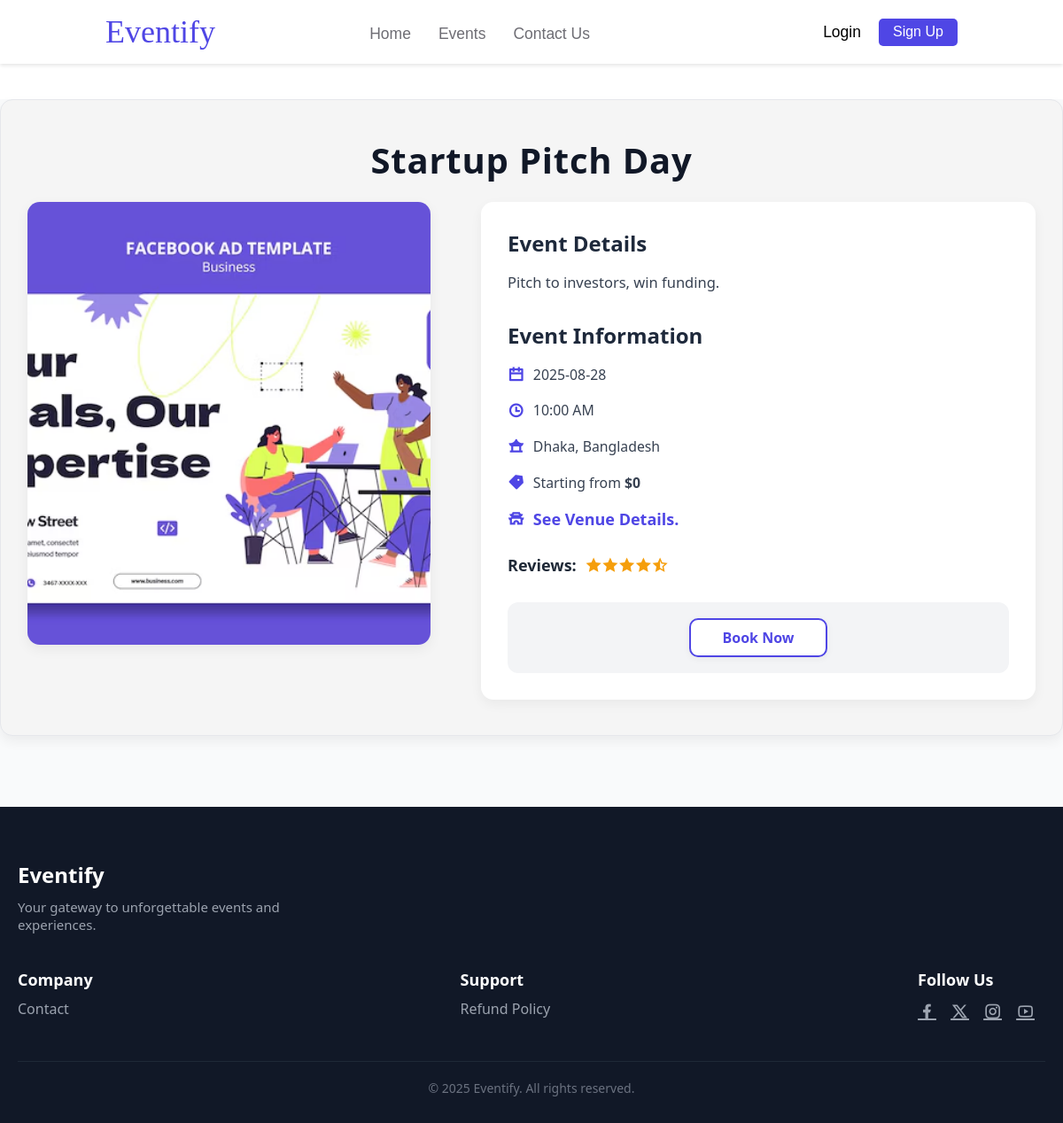
Page /View/EventDetails.php?id=29 on the earlier database version.
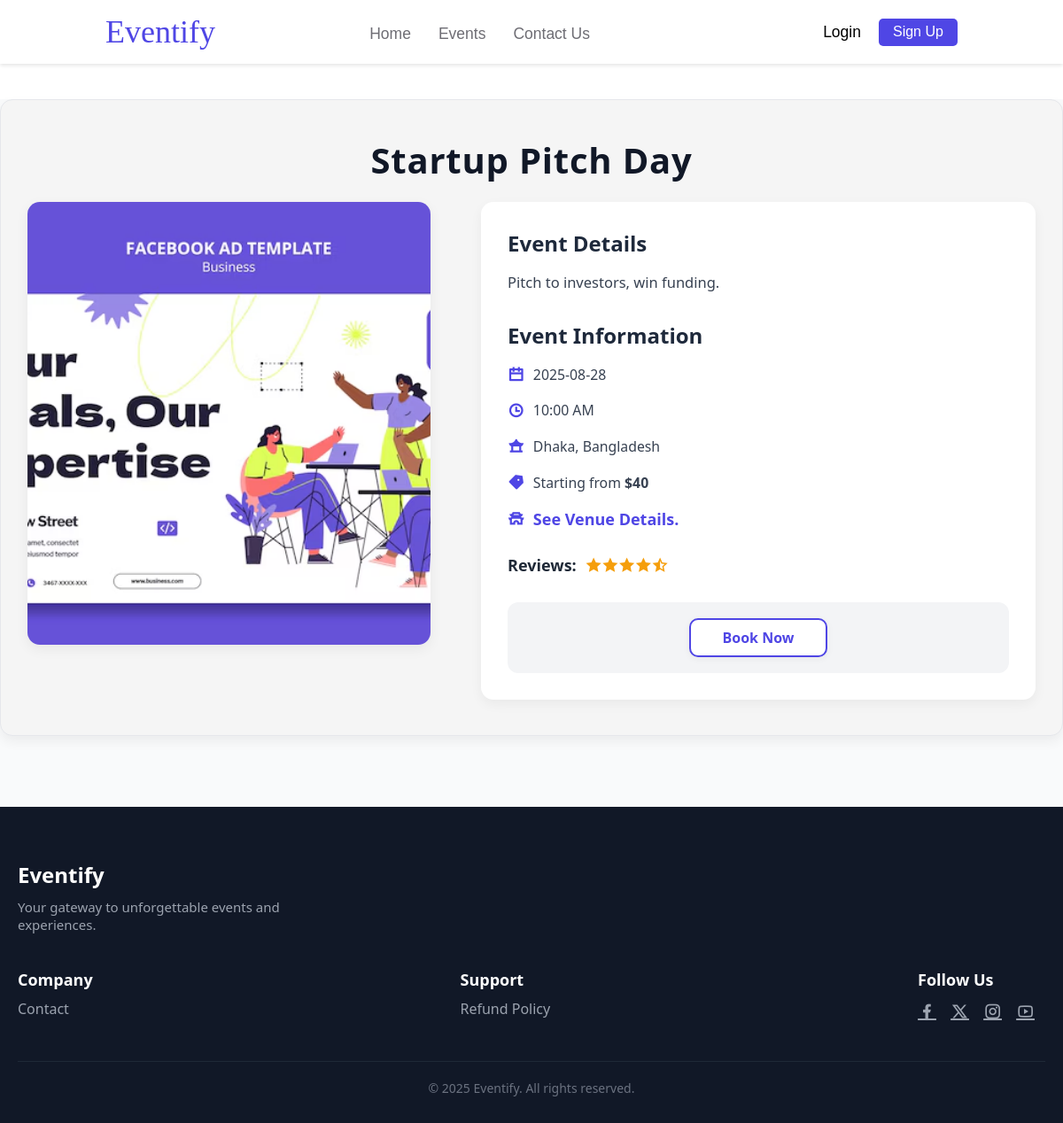
Same page on the later database version.
### tables this page shows
CREATE TABLE `events` (
  `E_ID` int(100) NOT NULL,
  `E_Name` varchar(100) NOT NULL,
  `E_Location` varchar(100) NOT NULL,
  `E_Date` date NOT NULL,
  `E_Time` time(6) NOT NULL,
  `E_Description` text NOT NULL,
  `E_Category` varchar(20) NOT NULL,
  `E.Price` int(100) NOT NULL,
  `short_description` varchar(100) NOT NULL,
  `Thumbnail` text DEFAULT NULL,
  `venue_ID` int(11) NOT NULL,
  `PromoCode` int(11) DEFAULT NULL
);

### Model/Events.php (called while the page is built, shortened)
<?php
require_once '../Model/DataBase.php';
function getEventByID($eventID)
{
    global $conn;
    $query = "SELECT * FROM events WHERE E_ID = '$eventID'";
    $result = mysqli_query($conn, $query);
    if ($result) {
        return mysqli_fetch_assoc($result);
    } else {
        return null;
    }
}

### View/EventDetails.php (the view, shortened to what this page needs)
<?php
include("../Model/Events.php");
$eventDetails = getEventByID($_GET["id"]);
?>
<!DOCTYPE html>
<html lang="en">
<head>
  <link rel="stylesheet" href="../Asset/CSS/Style_EventDetails.css?v50.0" />
  <link
    href="https://cdn.jsdelivr.net/npm/remixicon@4.5.0/fonts/remixicon.css"
    rel="stylesheet" />
</head>
<body>
  <?php
  include("./Header.php");
  ?>
  <main>
    <section id="EventDetails">
      <div id="EventDetailsHeader">
        <h1><?php echo htmlspecialchars($eventDetails["E_Name"]); ?></h1>
      </div>
      <div id="EventBannerAndDetails">
        <div id="EventBanner">
          <img src="../Asset/Image/<?php echo htmlspecialchars($eventDetails['Thumbnail']); ?>" alt="Event Thumbnail">
        </div>
        <div id="EventContentDetails">
          <h2>Event Details</h2>
          <p>
            <?php
            echo htmlspecialchars($eventDetails["E_Description"]);
            ?>
          </p>
          <h3>Event Information</h3>
          <ul>
            <li>
              <strong><i class="ri-calendar-line"></i></strong> <?php echo htmlspecialchars($eventDetails["E_Date"]); ?>
            </li>
            <li>
              <strong><i class="ri-time-line"></i></strong> <?php echo date("h:i A", strtotime($eventDetails["E_Time"])); ?>
            </li>
            <li>
              <strong><i class="ri-ancient-pavilion-fill"></i></strong>
              <?php
              echo htmlspecialchars($eventDetails["E_Location"]);
              ?>
            </li>
            <li>
              <strong><i class="ri-price-tag-3-fill"></i></strong> Starting
              from
              <strong>&nbsp;$<?php echo htmlspecialchars($eventDetails["E.Price"]); ?></strong>
            </li>
            <li>
              <strong><i class="ri-ancient-gate-line"></i></strong><a id="VenueDetails" href="./veanu.php">See Venue Details.</a></strong>
            </li>
          </ul>
          <div id="Stars">
            <span>Reviews:</span>
            <i class="ri-star-fill"></i>
            <i class="ri-star-fill"></i>
            <i class="ri-star-fill"></i>
            <i class="ri-star-fill"></i>
            <i class="ri-star-half-fill"></i>
          </div>
          <div id="CartAndBookNow_Btn_Container">
            <a id="BookNowBTN" href="../View/ticketType.php">Book Now</a>
          </div>
        </div>
      </div>
    </section>
  </main>
  <?php
  include("../View/Footer.php");
  ?>
</body>
</html>

Differences in the rows shown:
changed events "Startup Pitch Day": Price "0" → "40"
